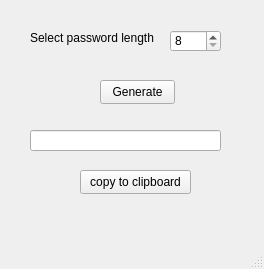
<?xml version="1.0" encoding="UTF-8"?>
<ui version="4.0">
 <class>MainWindow</class>
 <widget class="QMainWindow" name="MainWindow">
  <property name="geometry">
   <rect>
    <x>0</x>
    <y>0</y>
    <width>264</width>
    <height>269</height>
   </rect>
  </property>
  <property name="windowTitle">
   <string>Password Generator</string>
  </property>
  <widget class="QWidget" name="centralwidget">
   <widget class="QLabel" name="label">
    <property name="geometry">
     <rect>
      <x>30</x>
      <y>30</y>
      <width>141</width>
      <height>16</height>
     </rect>
    </property>
    <property name="text">
     <string>Select password length</string>
    </property>
   </widget>
   <widget class="QSpinBox" name="selector">
    <property name="geometry">
     <rect>
      <x>170</x>
      <y>30</y>
      <width>51</width>
      <height>22</height>
     </rect>
    </property>
    <property name="minimum">
     <number>8</number>
    </property>
    <property name="maximum">
     <number>32</number>
    </property>
   </widget>
   <widget class="QPushButton" name="generate">
    <property name="geometry">
     <rect>
      <x>100</x>
      <y>80</y>
      <width>75</width>
      <height>24</height>
     </rect>
    </property>
    <property name="text">
     <string>Generate</string>
    </property>
   </widget>
   <widget class="QLineEdit" name="output">
    <property name="geometry">
     <rect>
      <x>30</x>
      <y>130</y>
      <width>191</width>
      <height>21</height>
     </rect>
    </property>
   </widget>
   <widget class="QPushButton" name="copy">
    <property name="geometry">
     <rect>
      <x>80</x>
      <y>170</y>
      <width>111</width>
      <height>24</height>
     </rect>
    </property>
    <property name="text">
     <string>copy to clipboard</string>
    </property>
   </widget>
  </widget>
  <widget class="QMenuBar" name="menubar">
   <property name="geometry">
    <rect>
     <x>0</x>
     <y>0</y>
     <width>264</width>
     <height>22</height>
    </rect>
   </property>
  </widget>
  <widget class="QStatusBar" name="statusbar"/>
 </widget>
 <resources/>
 <connections/>
</ui>
